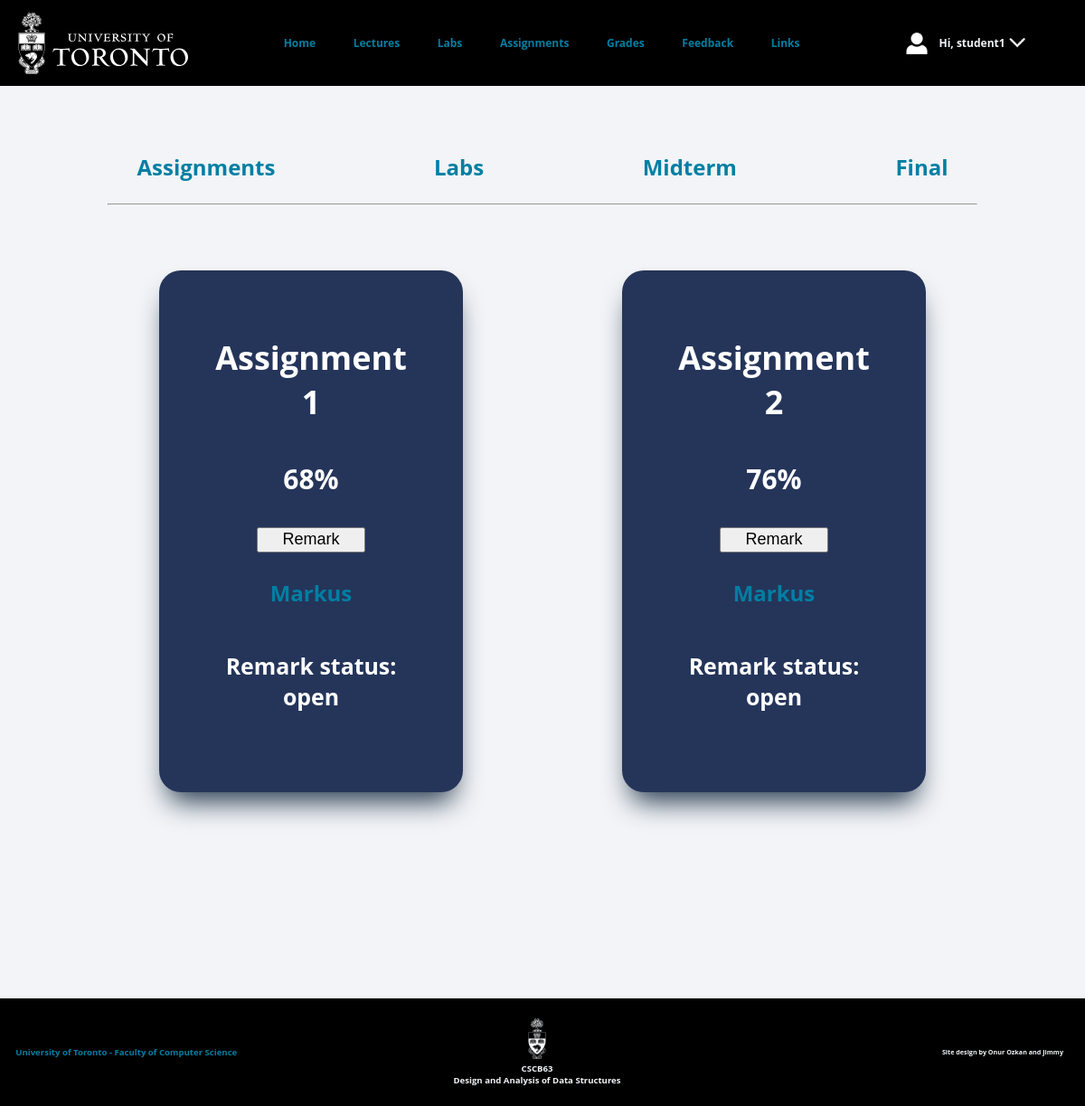
Screenshot of /grades/assignments (signed in) with the database file from the repository.
### tables this page shows
CREATE TABLE Grades(
	assessmentid INTEGER NOT NULL,
	studentid INTEGER NOT NULL,
	grade INTEGER,
	FOREIGN KEY (studentid) REFERENCES Students(studentid),
	FOREIGN KEY (assessmentid) REFERENCES Assessments(assessmentid),
	PRIMARY KEY (assessmentid, studentid)
);

CREATE TABLE Assessments(
	assessmentid INTEGER NOT NULL PRIMARY KEY,
	assessmenttype NVARCHAR(50) NOT NULL,
	assessmentname NVARCHAR(150) NOT NULL
);

### app.py (the view, shortened to what this page needs)
@app.route('/grades/assignments', methods=['GET','POST'])
def studentgradesassignments():
    if 'username' in session and session['usertype'] == 'student':
        username = session['username']
        results = getGrades('assignment',username)
        return render_template('grades_assignments.html', username = username, assessments = results)
    return redirect(url_for('grades'))

### app.py (called while the page is built)
def get_db():
    db = getattr(g, '_database', None)  # gets current database, if exists
    if db is None:
        db = g._database = sqlite3.connect(DATABASE)    # connects to new database otherwise
    return db

def query_db(query, args=(), one=False):
    cur = get_db().execute(query, args)
    rv = cur.fetchall()
    cur.close()
    return (rv[0] if rv else None) if one else rv

@app.teardown_appcontext
def close_connection(exception):
    db = getattr(g, '_database', None)
    if db is not None:
        db.close()

### templates/grades_assignments.html (shortened to what this page needs)
<!DOCTYPE html>
<html>
<head>
    <link rel="stylesheet" href="../static/CSS/nav.css" />
    <link rel="stylesheet" href="../static/CSS/grades.css" />
    <link rel="stylesheet" href="../static/CSS/grades_assignments.css" />
</head>
<body>
    <div id="header">
        <img class="uoftlogo" src='../static/uoftlogo.svg' />
        {% include 'nav.html' %}
        <div class="userinteraction">
            <div class="userinfo">
                <img id="userpng" src='../static/user.png' />
                <p onmouseover="hoverLink(this)" onclick="dropdownMenu()" onmouseout="changeBackLink(this)">Hi, {{username}}</p><img id="arrow" src='../static/arrow.png' onclick="dropdownMenu()" />
            </div>
        </div>
    </div>
    <div class="content">
        {% include 'grades_nav.html' %}
        <div id="assignments">
            {% for item in assessments %}
            {% include 'gradeinfo.html' %}
            {% endfor %}
        </div>
    </div>
    <div id="footer">
        <div id="csfac"><a onmouseover="hoverLink(this)" onclick="clickLink(this)" onmouseout="changeBackLink(this)" href="https://www.utsc.utoronto.ca/cms/faculty-of-computer-science">University of Toronto - Faculty of Computer Science</a></div>
        <div class="middlefooter">
            <img id="uoftbottomlogo" src='../static/uoftbottomlogo.png' />
            <div id="coursename">
                <p>CSCB63 <br> Design and Analysis of Data Structures</p>
            </div>
        </div>
        <div id="mark"><p>Site design by Onur Ozkan and Jimmy</p></div>
    </div>
</body>
</html>

### templates/gradeinfo.html
<div class="table">
    <h1>{{item[0]}}</h1>
    <p>{{item[1]}}%</p>
    <div class="remarkbutton"><button type="submit" onclick="openRemarkWindow()">Remark</button></div>
    <a onmouseover="hoverLink(this)" onclick="clickLink(this)" onmouseout="changeBackLink(this)" href="https://markus.utsc.utoronto.ca/cscb63w21">Markus</a>
    <div id="submission_message">
        <h5>{{item[3]}}</h5>
    </div>
</div>

### static/CSS/nav.css (style rules this page uses)
body { background-color: #F2F4F7; margin: 0; overflow-x: hidden; height: 100vh; }
#header { display: flex; width: 100%; justify-content: space-between; background-color: black; align-items: center; z-index: 1; margin-bottom: 2%; position: fixed; top: 0; }
.uoftlogo { width: 16vw; display: flex; align-items: center; position: sticky; margin-top: 1%; margin-bottom: 1%; margin-left: 1.5%; order: 0; z-index: 2; }
a { color: #007FA3; text-decoration: none; padding: 2%; }
.userinteraction { flex: 0.2; order: 2; font: bold 1vw 'Open Sans', arial, sans-serif; }
.userinfo { width: 90%; display: flex; flex-direction: row; align-items: center; color: #F2F4F7; cursor: pointer; }
#userpng { width: 2vw; margin-right: 7%; }
#arrow { width: 2vw; margin-left: 1%; margin-right: 5%; }
.content { min-height: 80%; display: flex; flex-direction: column; margin-top: 12%; margin-bottom: 12%; }
#footer { width: 100vw; display: flex; justify-content: space-between; align-items: center; background-color: black; z-index: 1; }
#csfac { margin-left: 1%; font: bold 0.8vw 'Open Sans', arial, sans-serif; order: 0; flex: 0.4; z-index: 2; }
.middlefooter { flex: 1; display: flex; flex-direction: column; flex-wrap: wrap; align-items: center; justify-content: space-between; margin-top: 1%; margin-bottom: 1%; }
#uoftbottomlogo { width: 2vw; margin-top: 1%; order: 1; z-index: 2; }
#coursename { width: 21vw; max-width: 21vw; order: 2; color: #F2F4F7; font: bold 0.8vw 'Open Sans', arial, sans-serif; text-align: center; z-index: 2; }
#coursename p { margin-top: 0; }
#mark { flex: 0.4; margin-right: 2%; text-align: end; color: #F2F4F7; font: bold 0.6vw 'Open Sans', arial, sans-serif; order: 2; z-index: 2; }

### static/CSS/grades.css (style rules this page uses)
body { overflow-y: scroll; }
h5 { text-align: center; }
.table { width: 20%; max-width: 20%; display: flex; flex-direction: column; align-items: center; background-color: #25355A; color: white; border: none; border-radius: 2vw; box-shadow: rgb(38, 57, 77) 0px 20px 30px -10px; padding: 4%; font: bold 2.5vw 'Open Sans', arial, sans-serif; margin-bottom: 2%; }
.table h1 { text-align: center; font-size: 3vw; margin-bottom: 4%; }
.table a { font-size: 2vw; }
button { width: 10vw; font-size: 1.5vw; padding: 1%; display: flex; justify-content: center; align-items: center; margin-top: 3%; margin-bottom: 20%; }

### static/CSS/grades_assignments.css (style rules this page uses)
#assignments { display: flex; flex-direction: row; flex-wrap: wrap; align-items: center; justify-content: space-evenly; margin-bottom: 5%; }

### rows the page displays
Grades: assessmentname "Assignment 1", grade "68", item "Remark status: open"
Grades: assessmentname "Assignment 2", grade "76", item "Remark status: open"

### other values shown
{{ username }} "student1"
